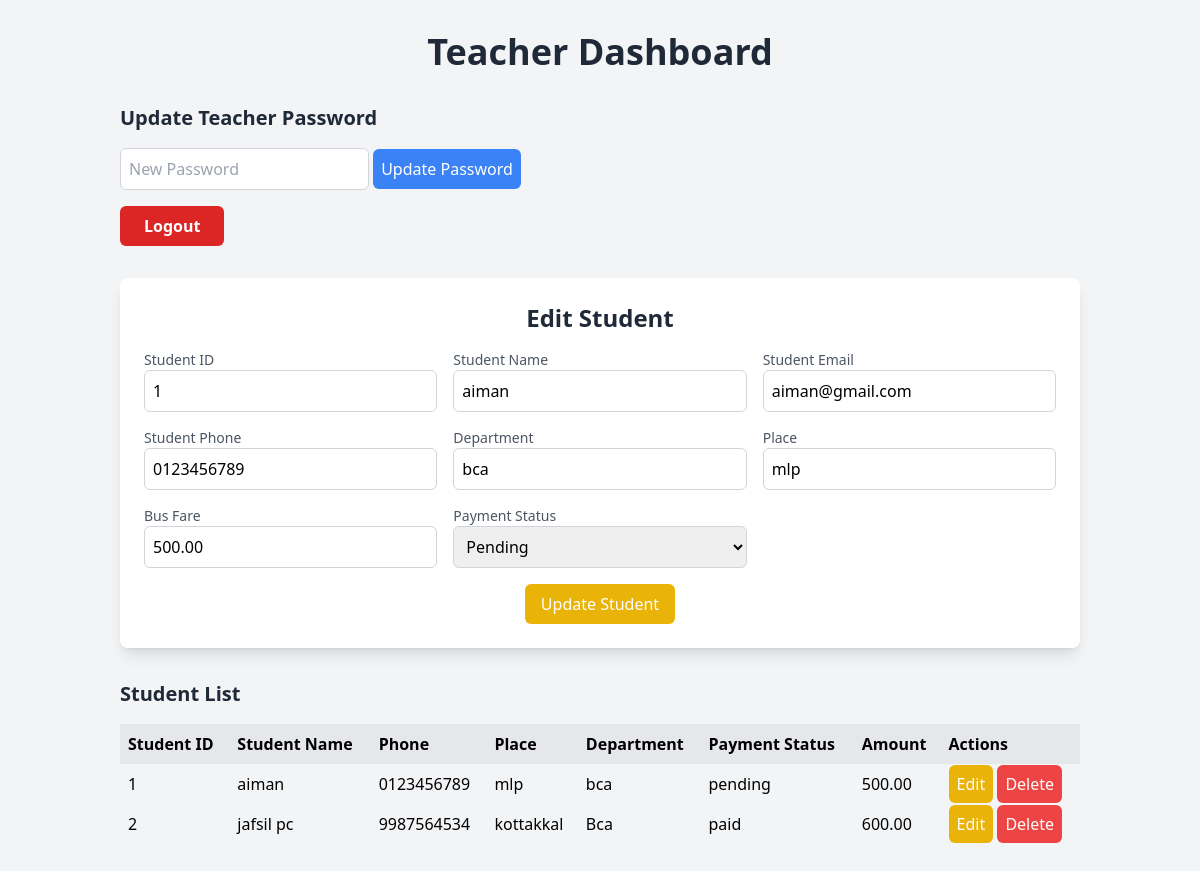
/office/?edit_id=1 (signed in), run on the app's committed database.
### tables this page shows
CREATE TABLE `students` (
  `id` int(11) NOT NULL,
  `student_id` int(11) NOT NULL,
  `student_name` varchar(100) NOT NULL,
  `phone` varchar(15) NOT NULL,
  `place` varchar(100) NOT NULL,
  `department` varchar(100) NOT NULL,
  `bus_fare` decimal(10,2) NOT NULL,
  `payment_status` enum('paid','pending') NOT NULL,
  `email` varchar(100) NOT NULL,
  `password` varchar(255) NOT NULL
);

### office/index.php (the view, shortened to what this page needs)
<?php
require_once("../db.php");
$sql = "SELECT * FROM students";
$result = $conn->query($sql);
?>
<!DOCTYPE html>
<html lang="en">
<head>
    <script src="https://cdn.tailwindcss.com"></script>
</head>
<body class="bg-gray-100">
    <div class="container mx-auto p-8">
        <h1 class="text-4xl font-bold text-center text-gray-800 mb-8">Teacher Dashboard</h1>
        <div class="mb-8">
            <h2 class="text-xl font-semibold text-gray-800">Update Teacher Password</h2>
            <form method="POST" class="mt-4">
                <input type="password" name="new_password" placeholder="New Password" class="p-2 border border-gray-300 rounded-md mb-4" required>
                <button type="submit" name="update_teacher_password" class="bg-blue-500 text-white p-2 rounded-md">Update Password</button>
            </form>
            <form method="POST" action="">
                <button type="submit" name="logout" class="bg-red-600 text-white font-semibold py-2 px-6 rounded-md hover:bg-red-700 transition duration-300">
                    Logout
                </button>
            </form>
        </div>
        <div class="mb-8 p-6 bg-white rounded-lg shadow-lg">
            <h2 class="text-2xl font-semibold text-gray-800 mb-4 text-center"><?= isset($_GET['edit_id']) ? 'Edit Student' : 'Add Student' ?></h2>
            <?php
            $student = null;
            if (isset($_GET['edit_id'])) {
                $edit_id = $_GET['edit_id'];
                $stmt = $conn->prepare("SELECT * FROM students WHERE id = ?");
                $stmt->bind_param("i", $edit_id);
                $stmt->execute();
                $student = $stmt->get_result()->fetch_assoc();
            }
            ?>
            <form method="POST" action="" class="grid grid-cols-1 sm:grid-cols-2 lg:grid-cols-3 gap-4">
                <div>
                    <label for="student_id" class="block text-gray-600 font-medium text-sm">Student ID</label>
                    <input type="text" name="student_id" value="<?= $student['student_id'] ?? '' ?>" placeholder="Student ID" class="w-full p-2 border border-gray-300 rounded-md focus:ring-2 focus:ring-blue-500" required>
                </div>
                <div>
                    <label for="student_name" class="block text-gray-600 font-medium text-sm">Student Name</label>
                    <input type="text" name="student_name" value="<?= $student['student_name'] ?? '' ?>" placeholder="Student Name" class="w-full p-2 border border-gray-300 rounded-md focus:ring-2 focus:ring-blue-500" required>
                </div>
                <div>
                    <label for="student_email" class="block text-gray-600 font-medium text-sm">Student Email</label>
                    <input type="email" name="student_email" value="<?= $student['email'] ?? '' ?>" placeholder="Student Email" class="w-full p-2 border border-gray-300 rounded-md focus:ring-2 focus:ring-blue-500" required>
                </div>
                <div>
                    <label for="student_phone" class="block text-gray-600 font-medium text-sm">Student Phone</label>
                    <input type="text" name="student_phone" value="<?= $student['phone'] ?? '' ?>" placeholder="Student Phone" class="w-full p-2 border border-gray-300 rounded-md focus:ring-2 focus:ring-blue-500" required>
                </div>
                <div>
                    <label for="student_department" class="block text-gray-600 font-medium text-sm">Department</label>
                    <input type="text" name="student_department" value="<?= $student['department'] ?? '' ?>" placeholder="Department" class="w-full p-2 border border-gray-300 rounded-md focus:ring-2 focus:ring-blue-500" required>
                </div>
                <div>
                    <label for="student_place" class="block text-gray-600 font-medium text-sm">Place</label>
                    <input type="text" name="student_place" value="<?= $student['place'] ?? '' ?>" placeholder="Place" class="w-full p-2 border border-gray-300 rounded-md focus:ring-2 focus:ring-blue-500" required>
                </div>
                <div>
                    <label for="student_bus_fare" class="block text-gray-600 font-medium text-sm">Bus Fare</label>
                    <input type="number" name="student_bus_fare" value="<?= $student['bus_fare'] ?? '' ?>" placeholder="Bus Fare" class="w-full p-2 border border-gray-300 rounded-md focus:ring-2 focus:ring-blue-500" required>
                </div>
                <div>
                    <label for="student_payment_status" class="block text-gray-600 font-medium text-sm">Payment Status</label>
                    <select name="student_payment_status" class="w-full p-2 border border-gray-300 rounded-md focus:ring-2 focus:ring-blue-500" required>
                        <option value="Pending" <?= isset($student) && $student['payment_status'] == 'pending' ? 'selected' : '' ?>>Pending</option>
                    </select>
                </div>
                <div class="col-span-3 flex justify-center">
                    <button type="submit" name="add_edit_student" class="bg-<?= isset($student) ? 'yellow' : 'green' ?>-500 text-white px-4 py-2 rounded-md hover:bg-<?= isset($student) ? 'yellow' : 'green' ?>-600 focus:outline-none focus:ring-2 focus:ring-<?= isset($student) ? 'yellow' : 'green' ?>-500">
                        <?= isset($student) ? 'Update Student' : 'Add Student' ?>
                    </button>
                </div>
            </form>
        </div>
        <h2 class="text-xl font-semibold text-gray-800">Student List</h2>
        <table class="table-auto w-full border-collapse mt-4">
            <thead>
                <tr class="bg-gray-200">
                    <th class="p-2 text-left">Student ID</th>
                    <th class="p-2 text-left">Student Name</th>
                    <th class="p-2 text-left">Phone</th>
                    <th class="p-2 text-left">Place</th>
                    <th class="p-2 text-left">Department</th>
                    <th class="p-2 text-left">Payment Status</th>
                    <th class="p-2 text-left">Amount</th>
                    <th class="p-2 text-left">Actions</th>
                </tr>
            </thead>
            <tbody>
                <?php while($row = $result->fetch_assoc()): ?>
                    <tr>
                        <td class="p-2"><?= $row['student_id'] ?></td>
                        <td class="p-2"><?= $row['student_name'] ?></td>
                        <td class="p-2"><?= $row['phone'] ?></td>
                        <td class="p-2"><?= $row['place'] ?></td>
                        <td class="p-2"><?= $row['department'] ?></td>
                        <td class="p-2"><?= $row['payment_status'] ?></td>
                        <td class="p-2"><?= $row['bus_fare'] ?></td>
                        <td class="p-2">
                            <a href="?edit_id=<?= $row['id'] ?>" class="bg-yellow-500 text-white p-2 rounded-md">Edit</a>
                            <a href="?delete_id=<?= $row['id'] ?>" class="bg-red-500 text-white p-2 rounded-md" onclick="return confirm('Are you sure you want to delete this student?')">Delete</a>
                        </td>
                    </tr>
                <?php endwhile; ?>
            </tbody>
        </table>
    </div>
</body>
</html>

### data on the page
students: student_id "1", student_name "aiman", student_email "aiman@gmail.com", student_phone "0123456789", student_department "bca", student_place "mlp", student_bus_fare "500.00", student_payment_status "Pending", student "1", phone "0123456789", place "mlp", department "bca", payment_status "pending", bus_fare "500.00"
students: student "2", student_name "jafsil pc", phone "9987564534", place "kottakkal", department "Bca", payment_status "paid", bus_fare "600.00"
